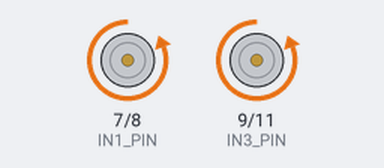
A sketch run on a simulated Arduino Uno, built with avr-gcc and run on an emulated ATmega328P. Shown: motor-driver pin pairs drawn as motors (green arrow = first pin HIGH = forward, orange = second pin HIGH = backward, longer = more drive, scaled by the enable pin). What the sketch prints to the serial monitor is not drawn.

Above: at 0.1 s.
At 9.1 s:
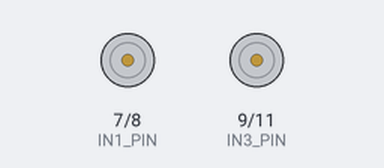
Timing chart, 0 to 10.6 s (numbered marks = the images above):
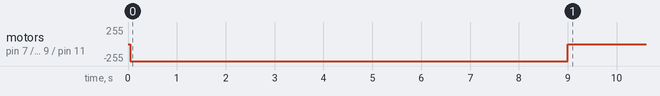

The sketch:

Homework_5.ino
```cpp
#include "Arduino.h"

// Motor control signals
#define LEFT_ENABLE_PIN   5
#define RIGHT_ENABLE_PIN   6
#define IN1_PIN   7
#define IN2_PIN   8
#define IN3_PIN   9
#define IN4_PIN   11

#define ONBOARD_LED_PIN 13
#define ONBOARD_LED_BLINK_RATE_MS 500

#define BLUETOOTH_DELAY_SEC 5

//  Speed of the robot in feet/second
#define SPEED_RATE_FORWARD 2.166              // Feet/Second
#define SPEED_RATE_REVERSE 2.10               // Feet/Second

//  Speed adjustments for each side so it goes more straight

//  Minimum and maximum speeds the car is allowed to go
#define SPEED_MIN 110
#define SPEED_MAX 245

//  Starting speed and adjustment settings
#define SPEED_LEFT SPEED_MIN
#define SPEED_LEFT_ADJUST 0
#define TURN_RATE_LEFT 10.0//289.0                  // Degrees/Second
#define TURN_RATE_LEFT_ADJUST 0

#define SPEED_RIGHT SPEED_MIN
#define SPEED_RIGHT_ADJUST 0
#define TURN_RATE_RIGHT 289.0                 // Degrees/Second
#define TURN_RATE_RIGHT_ADJUST 0

#define TURN_INCREMENT_DEG 15

//  Trackers for the current speed of each side
unsigned int leftSpeedCurrent = SPEED_MIN;
unsigned int rightSpeedCurrent = SPEED_MIN;
unsigned int currentSpeed = SPEED_MIN;
int speedIncrement = TURN_INCREMENT_DEG;

/*
  Utility functions
*/

void blinkLED(uint8_t ledPin, uint16_t rate_ms) {
  digitalWrite(ledPin, HIGH);
  delay(rate_ms);
  digitalWrite(ledPin, LOW);
  delay(rate_ms);
}

/*
  Robot functions
*/

void setSpeed(unsigned int leftSpeed, unsigned int rightSpeed) {
  enableMotors();

  if (leftSpeed < SPEED_MIN or leftSpeed + SPEED_LEFT_ADJUST > SPEED_MAX or
       rightSpeed < SPEED_MIN or rightSpeed + SPEED_RIGHT_ADJUST > SPEED_MAX) {
    //  Either the left speed or right speed, or both, are out of range
    while(true) {
      blinkLED(ONBOARD_LED_PIN, ONBOARD_LED_BLINK_RATE_MS);
    }
  } else {
    //  Set the speeds
    analogWrite(LEFT_ENABLE_PIN, leftSpeed + SPEED_LEFT_ADJUST);
    leftSpeedCurrent = leftSpeed;
    analogWrite(RIGHT_ENABLE_PIN, rightSpeed + SPEED_RIGHT_ADJUST);
    rightSpeedCurrent = rightSpeed;
  }

  //  Set the speeds
  analogWrite(LEFT_ENABLE_PIN, leftSpeed + SPEED_LEFT_ADJUST);
  leftSpeedCurrent = leftSpeed;
  analogWrite(RIGHT_ENABLE_PIN, rightSpeed + SPEED_RIGHT_ADJUST);
  rightSpeedCurrent = rightSpeed;
}

void disableMotors(void) {
  digitalWrite(LEFT_ENABLE_PIN, LOW);
  digitalWrite(RIGHT_ENABLE_PIN, LOW);
}

void enableMotors(void) {
  digitalWrite(LEFT_ENABLE_PIN, HIGH);
  digitalWrite(RIGHT_ENABLE_PIN, HIGH);
}

void brakeFull(void) {
  disableMotors();

  //analogWrite(LEFT_ENABLE_PIN, 100);
  //analogWrite(RIGHT_ENABLE_PIN, 100);

  digitalWrite(IN1_PIN, LOW);
  digitalWrite(IN2_PIN, LOW);
  digitalWrite(IN3_PIN, LOW);
  digitalWrite(IN4_PIN, LOW);
}

void forward(float distance) {
  float runTimeMS;

  enableMotors();

  digitalWrite(IN1_PIN, HIGH);
  digitalWrite(IN2_PIN, LOW);
  digitalWrite(IN3_PIN, LOW);
  digitalWrite(IN4_PIN, HIGH);

  runTimeMS = distance / SPEED_RATE_FORWARD * 1000;

  delay(runTimeMS);

  brakeFull();
}

void reverse(float distance) {
  float runTimeMS;

  enableMotors();

  digitalWrite(IN1_PIN, LOW);
  digitalWrite(IN2_PIN, HIGH);
  digitalWrite(IN3_PIN, HIGH);
  digitalWrite(IN4_PIN, LOW);

  runTimeMS = distance / SPEED_RATE_REVERSE * 1000;

  delay(runTimeMS);

  brakeFull();
}

void turnLeftRelative(uint16_t turnDegrees) {
  uint16_t runTimeMS;

  enableMotors();

  digitalWrite(IN1_PIN, LOW);
  digitalWrite(IN2_PIN, HIGH);
  digitalWrite(IN3_PIN, LOW);
  digitalWrite(IN4_PIN, HIGH);

  runTimeMS = (int) (turnDegrees / (TURN_RATE_LEFT + TURN_RATE_LEFT_ADJUST) * 1000);
  //runTimeMS = 311;
  delay(runTimeMS);

  brakeFull();
}

void turnRightRelative(uint16_t turnDegrees) {
  float runTimeMS;

  enableMotors();

  digitalWrite(IN1_PIN, HIGH);
  digitalWrite(IN2_PIN, LOW);
  digitalWrite(IN3_PIN, HIGH);
  digitalWrite(IN4_PIN, LOW);

  runTimeMS = turnDegrees / (TURN_RATE_RIGHT + TURN_RATE_RIGHT_ADJUST) * 1000.0;

  delay(runTimeMS);

  brakeFull();
}

/*
  Calibration functions
*/

void calibrateForward() {
  digitalWrite(IN1_PIN,HIGH);
  digitalWrite(IN2_PIN,LOW);
  digitalWrite(IN3_PIN,LOW);
  digitalWrite(IN4_PIN,HIGH);
  delay(5000);
  brakeFull();
}

void calibrateReverse() {
  digitalWrite(IN1_PIN,LOW);
  digitalWrite(IN2_PIN,HIGH);
  digitalWrite(IN3_PIN,HIGH);
  digitalWrite(IN4_PIN,LOW);
  delay(5000);
  brakeFull();
}
void calibrateRight() {
  digitalWrite(IN1_PIN,HIGH);
  digitalWrite(IN2_PIN,LOW);
  digitalWrite(IN3_PIN,HIGH);
  digitalWrite(IN4_PIN,LOW);
  delay(5000);
  brakeFull();
}

void calibrateLeft() {
  digitalWrite(IN1_PIN,LOW);
  digitalWrite(IN2_PIN,HIGH);
  digitalWrite(IN3_PIN,LOW);
  digitalWrite(IN4_PIN,HIGH);
  delay(5000);
  brakeFull();
}

void setup(void) {
  Serial.begin(15200);

  // Setup all the pins
  pinMode(LEFT_ENABLE_PIN, OUTPUT);
  pinMode(RIGHT_ENABLE_PIN, OUTPUT);
  pinMode(IN1_PIN, OUTPUT);
  pinMode(IN2_PIN, OUTPUT);
  pinMode(IN3_PIN, OUTPUT);
  pinMode(IN4_PIN, OUTPUT);
/*
  //  Allow Bluetooth time to connect
  Serial.println("Waiting for Bluetooth to connect");
  for (uint8_t i = 0; i < BLUETOOTH_DELAY_SEC * 2; i++) {
    blinkLED(ONBOARD_LED_PIN, 500);
  }
*/
  //  Enable the motors
  Serial.println("Enabling motors.");
  enableMotors();

  //  Make sure the motors are stopped
  Serial.println("Stopping all motors");
  brakeFull();

  //  Set initial motor speeds
  Serial.println("Setting initial motor speeds");
  setSpeed(SPEED_LEFT + SPEED_LEFT_ADJUST, SPEED_RIGHT + SPEED_RIGHT_ADJUST);

/*  For Robot Calibration ONLY  */
  //setSpeed(255, 255);
  //calibrateForward();
  //calibrateReverse();
  //calibrateRight();
  //calibrateLeft();
  analogWrite(LEFT_ENABLE_PIN, 255);
  analogWrite(RIGHT_ENABLE_PIN, 255);
  turnLeftRelative(90);
}

void loop(void) {
/*
  char command;

  blinkLED(ONBOARD_LED_PIN, ONBOARD_LED_BLINK_RATE_MS);

  if (Serial.available()) {
    //  Handle commands from remote
    command = Serial.read();

    //  Convert lower to upper case for commands
    if (command >= 97 and command <= 122) {
      command -= 32;
    }

    switch(command) {
      case 'F':
        forward(1.0);
        break;

      case 'B':
        reverse(1.0);
        break;

      case 'R':
        turnRightRelative(TURN_INCREMENT_DEG);
        break;

      case 'L':
        turnLeftRelative(TURN_INCREMENT_DEG);
        break;
    }
  } else {
    turnLeftRelative(90);
    //  Do autonomous stuff
    setSpeed(SPEED_MIN, SPEED_MIN);

    while(true) {
      //  Change speed ramping direction if neccessary
      if (speedIncrement >= 0) {
        if (currentSpeed <= 250) {
          ;
        } else if (currentSpeed >= 250) {
          speedIncrement = -30;
        }
      } else {
        if (currentSpeed >= SPEED_MIN) {
          ;
        } else if (currentSpeed <= SPEED_MIN) {
            speedIncrement = 30;
        }
      }

      leftSpeedCurrent += speedIncrement;
      rightSpeedCurrent += speedIncrement;
      currentSpeed += speedIncrement;
      setSpeed(leftSpeedCurrent, rightSpeedCurrent);
    }
  }

  delay(1000);
*/
}
```
